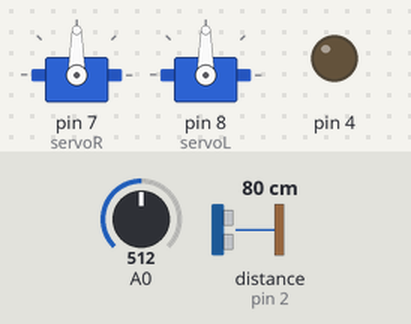
Recording of a sketch running on a simulated Arduino Uno, built with avr-gcc and run on an emulated ATmega328P. On the bench: 2 × servo, output pins drawn as LEDs (lit = HIGH). The inputs (shaded band) are chosen by the test bench; at power-on: A0 = 512, distance to the obstacle (sensor on pin 2) 80 cm. The echo pulse lasts 58.3 µs per cm.

Above: at 0.05 s.
At 12.75 s:
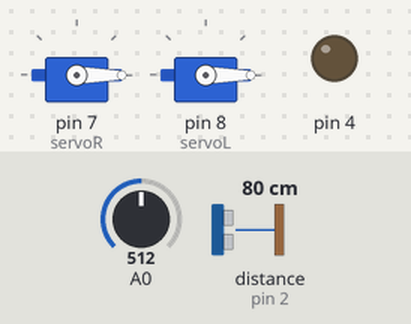
At 21.05 s:
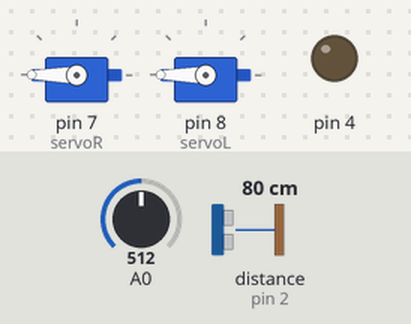
Timing chart, 0 to 33.9 s (numbered marks = the images above):
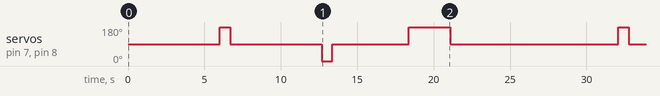

Measured:
- by itself, servo on pin 7 (servoR), servo on pin 8 (servoL): repeats every 26.1 s: 90° 6.0 s, 0° 0.68 s, 90° 5.0 s, 180° 2.7 s, 90° 11.0 s, 180° 0.68 s

The sketch:

Movement_1_0.ino
```cpp
//Movement - Version 1.0
//written by Shaun Wolff

#include <Servo.h>
#include <NewPing.h>

Servo servoR; //create servo objects
Servo servoL;
float bLevel = 0; //Battery Level
int setR = 90; //set servo speed to 0
int setL = 90;
boolean pingFlag = true;
#define ULTRA_TRIGGER_PIN  5  // Arduino pin tied to trigger pin on the ultrasonic sensor.
#define ULTRA_ECHO_PIN     2  // Arduino pin tied to echo pin on the ultrasonic sensor.
#define ULTRA_MAX_DISTANCE 10 // Maximum distance we want to ping for (in centimeters). Maximum sensor distance is rated at 400-500cm.
NewPing sonar(ULTRA_TRIGGER_PIN, ULTRA_ECHO_PIN, ULTRA_MAX_DISTANCE); // NewPing setup of pins and maximum distance.

void setup()
{
  Serial.begin(115200);
  servoR.attach(7); //attach right servo to pin 7
  servoL.attach(8); //attach left servo to pin 8
  pinMode(4, OUTPUT);
}

void loop()
{

/* ********************* READ HERE ****************************
   03/07 - Currently performing a Forward 5, Left 5, Forward 5
   then spins 360 degrees. Uses a battery check with led. Uses
   ping for perservation, forward facing only.
*/

 batCheck(); //Battery level check. HIGH = 3 blinks, MED = 2, LOW = 1, Led On if batteries need replaced.

 for(int i=0;i<5;i++){ //forward 5
   pingCheck();
   if(pingFlag) forward();
   else {pause();}
 }
 pause();
 left(); //left 5
  for(int i=0;i<5;i++){
   pingCheck();
   if(pingFlag) forward();
   else {pause();}
 }
 pause();
 right();
  for(int i=0;i<5;i++){ //forward 5
   pingCheck();
   if(pingFlag) forward();
   else {pause();}
 }
 left(); //turn left 360
 left();
 left();
 left();
 for(int i=0;i<5;i++){ //wait 5 seconds
   pause();}

// for(int i=0;i<10;i++){
//   pingCheck();
//   if(pingFlag) reverse();
//   else {pause();}
// }
// for(int i=0;i<2;i++){
//   pause();}
}

void forward()
{
  setR = 180; //servo1 full forward
  setL = 0; //servo2 full forward
  servoR.write(setR); //feed servos speed setting
  servoL.write(setL);
  delay(333);
 }

void reverse()
{
  setR = 0; //servo1 full reverse
  setL = 180; //servo2 full reverse
  servoR.write(setR); //feed servos speed setting
  servoL.write(setL);
  delay(333);
}

void left()
{
  setR = 180;
  setL = 180;
  servoR.write(setR); //feed servos speed setting
  servoL.write(setL);
  delay(675);
  servoR.write(90);
  servoL.write(90);
}

void right()
{
  setR = 0;
  setL = 0;
  servoR.write(setR); //feed servos speed setting
  servoL.write(setL);
  delay(675);
  servoR.write(90);
  servoL.write(90);
}

void pause()
{
  setR = 90; //servo1 stop
  setL = 90; //servo2 stop
  servoR.write(setR); //feed servos speed setting
  servoL.write(setL);
  delay(1000);
}

void LZ_Up()
{

}
void batCheck()
{
  //Battery Monitor
  //warning led attached to pin 3
  bLevel = analogRead(A0); //Read analog input in var
  bLevel = bLevel * .0049; //convert to corresponding input voltage value
  if(bLevel >= 4.0) //check if above 4.0 input volts (8v), three blinks
  {
    digitalWrite(4, HIGH);
    delay(125);
    digitalWrite(4, LOW);
    delay(125);
    digitalWrite(4, HIGH);
    delay(125);
    digitalWrite(4, LOW);
    delay(125);
    digitalWrite(4, HIGH);
    delay(125);
    digitalWrite(4, LOW);
    delay(125);
  }
  if(bLevel >= 3.0 && bLevel < 4.0) //check if between 3.0 and 4.0 input volts (6-8v), two blinks
  {
    digitalWrite(4, HIGH);
    delay(125);
    digitalWrite(4, LOW);
    delay(125);
    digitalWrite(4, HIGH);
    delay(125);
    digitalWrite(4, LOW);
    delay(125);
  }
  if(bLevel >= 2.6 && bLevel < 3.0) //check if between 2.6 and 3.0 input volts (5.2-6v), one blink
  {
    digitalWrite(4, HIGH);
    delay(125);
    digitalWrite(4, LOW);
    delay(125);
  }
  if(bLevel < 2.5) //check if below 2.5 input volts(5v), warning led on
  {
    digitalWrite(4, HIGH);
  }
//  Serial.println(2 * bLevel);  //possible sensor value to android app
}

int pingCheck()
{
  sonar.ping();  // Send ping. Possible sensor value to android app
  if(digitalRead(2) == LOW) pingFlag = false;
  else {pingFlag = true;}
}
```
